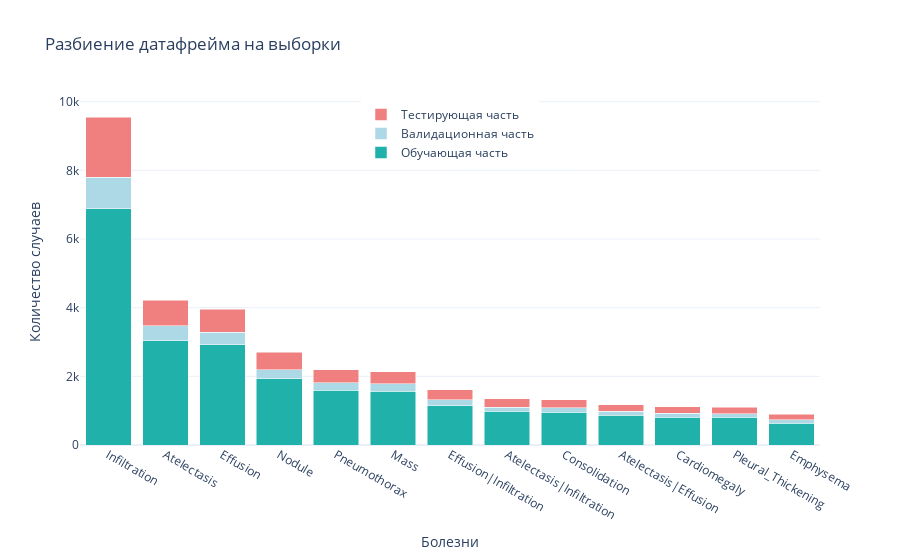

Notebook source saved alongside this figure:
### Code cell
labels = train_set.disease.value_counts().keys()
train_counts = train_set.disease.value_counts()
valid_counts = valid_set.disease.value_counts()
test_counts = test_set.disease.value_counts()
fig = go.Figure(data=[
    go.Bar(name='Обучающая часть', x=labels[1:14],marker_color='lightseagreen',
           y=train_counts[1:14]),
    go.Bar(name='Валидационная часть', x=labels[1:14],marker_color='lightblue',
           y=valid_counts[1:14]),
    go.Bar(name='Тестирующая часть', x=labels[1:14],marker_color='lightcoral',
           y=test_counts[1:14])
])
# Change the bar mode
fig.update_layout(yaxis_title='Количество случаев',xaxis_title='Болезни',
                  legend=dict(x=.5, xanchor="center"),barmode='stack', template = 'plotly_white', 
                  title = 'Разбиение датафрейма на выборки')
fig.show()

### Figure 1 — Plotly figure (JSON) as saved in the notebook; plotly's stock layout.template omitted (floating-point values rounded to 4 significant figures)
{"data": [{"marker": {"color": "lightseagreen"}, "name": "Обучающая часть", "type": "bar", "x": ["Infiltration", "Atelectasis", "Effusion", "Nodule", "Pneumothorax", "Mass", "Effusion|Infiltration", "Atelectasis|Infiltration", "Consolidation", "Atelectasis|Effusion", "Cardiomegaly", "Pleural_Thickening", "Emphysema"], "y": [6880, 3032, 2915, 1937, 1597, 1571, 1148, 977, 958, 860, 805, 805, 634]}, {"marker": {"color": "lightblue"}, "name": "Валидационная часть", "type": "bar", "x": ["Infiltration", "Atelectasis", "Effusion", "Nodule", "Pneumothorax", "Mass", "Effusion|Infiltration", "Atelectasis|Infiltration", "Consolidation", "Atelectasis|Effusion", "Cardiomegaly", "Pleural_Thickening", "Emphysema"], "y": [922, 443, 363, 254, 211, 209, 164, 130, 130, 124, 122, 108, 97]}, {"marker": {"color": "lightcoral"}, "name": "Тестирующая часть", "type": "bar", "x": ["Infiltration", "Atelectasis", "Effusion", "Nodule", "Pneumothorax", "Mass", "Effusion|Infiltration", "Atelectasis|Infiltration", "Consolidation", "Atelectasis|Effusion", "Cardiomegaly", "Pleural_Thickening", "Emphysema"], "y": [1745, 740, 677, 514, 388, 357, 291, 243, 228, 191, 183, 180, 165]}], "layout": {"barmode": "stack", "legend": {"x": 0.5, "xanchor": "center"}, "title": {"text": "Разбиение датафрейма на выборки"}, "xaxis": {"title": {"text": "Болезни"}}, "yaxis": {"title": {"text": "Количество случаев"}}}}
